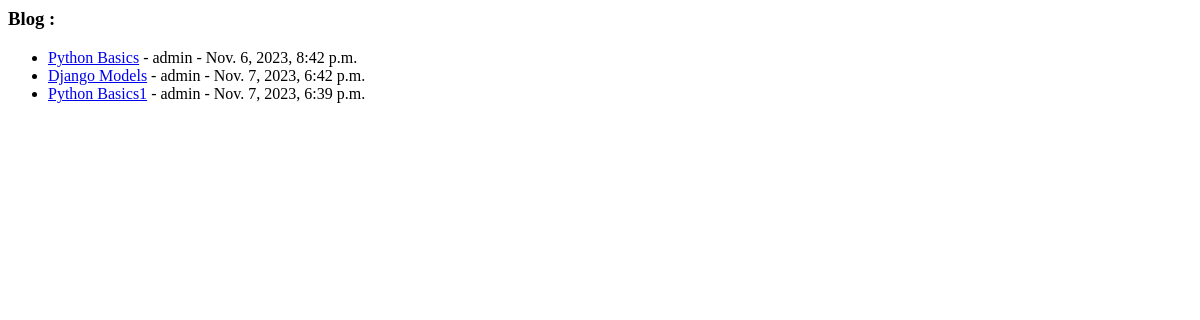
The app's page /posts/, older data.
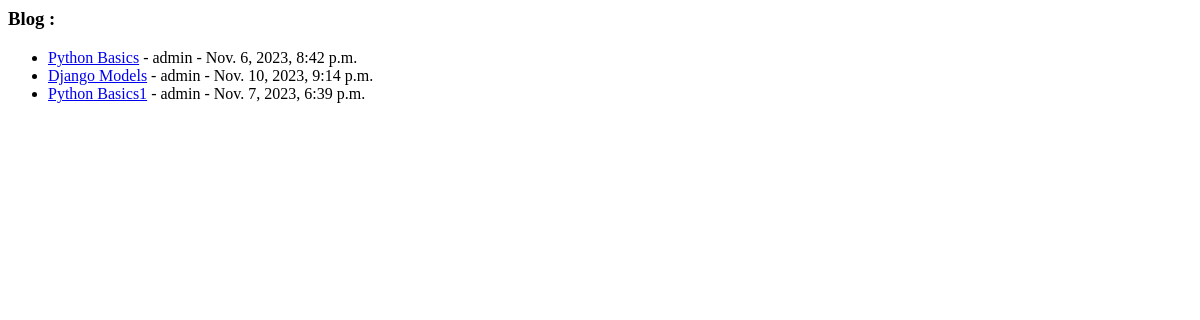
The same page, newer data.
### posts/models.py (models this page shows)
class Post (models.Model):
    author          = models.ForeignKey(User,related_name='post_author',on_delete=models.CASCADE)
    title           = models.CharField(max_length=100)
    content         = models.TextField(max_length=20000)
    draft           = models.BooleanField(default=True)
    publish_date    = models.DateTimeField(auto_now=True)
    tags            = TaggableManager()
    image           = models.ImageField(upload_to='post')
    category        = models.ForeignKey('Category',related_name='post_category',on_delete=models.SET_NULL,null=True)
    def __str__(self):
        return self.title

### posts/views.py (the view)
# urls.py: path('posts/', post_list ),
def post_list (request):
    data = Post.objects.all()
    context = {
        'mahmoud' : data
    }
    return render(request,'posts/post_list.html',context)

### posts/templates/posts/post_list.html
<h3>Blog : </h3>
<ul>
    {% for post in mahmoud %}
    <li><a href="/posts/{{ post.id }}">{{ post }}</a> - {{ post.author }} - {{ post.publish_date }}</li>
    {% endfor %}
</ul>

Row changes from the older to the newer data that the page shows:
changed Post "Django Models": publish_date "Nov. 7, 2023, 6:42 p.m." → "Nov. 10, 2023, 9:14 p.m."
